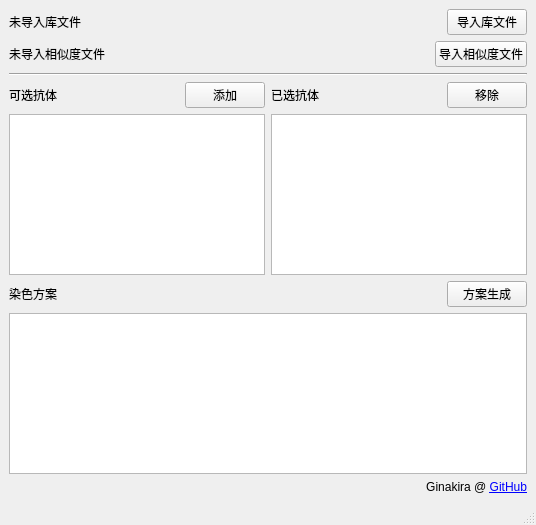
<?xml version="1.0" encoding="UTF-8"?>
<ui version="4.0">
 <class>MainWindow</class>
 <widget class="QMainWindow" name="MainWindow">
  <property name="geometry">
   <rect>
    <x>0</x>
    <y>0</y>
    <width>536</width>
    <height>525</height>
   </rect>
  </property>
  <property name="windowTitle">
   <string>SmartStainer</string>
  </property>
  <widget class="QWidget" name="centralwidget">
   <layout class="QVBoxLayout" name="verticalLayout_6">
    <item>
     <layout class="QVBoxLayout" name="verticalLayout_5">
      <item>
       <layout class="QHBoxLayout" name="horizontalLayout_2">
        <item>
         <widget class="QLabel" name="library_file_name_label">
          <property name="text">
           <string>未导入库文件</string>
          </property>
         </widget>
        </item>
        <item>
         <spacer name="horizontalSpacer">
          <property name="orientation">
           <enum>Qt::Horizontal</enum>
          </property>
          <property name="sizeHint" stdset="0">
           <size>
            <width>40</width>
            <height>20</height>
           </size>
          </property>
         </spacer>
        </item>
        <item>
         <widget class="QPushButton" name="library_file_import_button">
          <property name="text">
           <string>导入库文件</string>
          </property>
         </widget>
        </item>
       </layout>
      </item>
      <item>
       <layout class="QHBoxLayout" name="horizontalLayout">
        <item>
         <widget class="QLabel" name="similarity_file_name_label">
          <property name="text">
           <string>未导入相似度文件</string>
          </property>
         </widget>
        </item>
        <item>
         <spacer name="horizontalSpacer_5">
          <property name="orientation">
           <enum>Qt::Horizontal</enum>
          </property>
          <property name="sizeHint" stdset="0">
           <size>
            <width>40</width>
            <height>20</height>
           </size>
          </property>
         </spacer>
        </item>
        <item>
         <widget class="QPushButton" name="similarity_file_import_button">
          <property name="text">
           <string>导入相似度文件</string>
          </property>
         </widget>
        </item>
       </layout>
      </item>
      <item>
       <widget class="Line" name="line">
        <property name="orientation">
         <enum>Qt::Horizontal</enum>
        </property>
       </widget>
      </item>
      <item>
       <layout class="QHBoxLayout" name="horizontalLayout_6">
        <item>
         <layout class="QVBoxLayout" name="verticalLayout_2">
          <item>
           <layout class="QHBoxLayout" name="horizontalLayout_3">
            <item>
             <widget class="QLabel" name="label_2">
              <property name="text">
               <string>可选抗体</string>
              </property>
             </widget>
            </item>
            <item>
             <spacer name="horizontalSpacer_2">
              <property name="orientation">
               <enum>Qt::Horizontal</enum>
              </property>
              <property name="sizeHint" stdset="0">
               <size>
                <width>40</width>
                <height>20</height>
               </size>
              </property>
             </spacer>
            </item>
            <item>
             <widget class="QPushButton" name="add_antibody_button">
              <property name="text">
               <string>添加</string>
              </property>
             </widget>
            </item>
           </layout>
          </item>
          <item>
           <widget class="QListWidget" name="available_antibody_list_widget"/>
          </item>
         </layout>
        </item>
        <item>
         <layout class="QVBoxLayout" name="verticalLayout_3">
          <item>
           <layout class="QHBoxLayout" name="horizontalLayout_4">
            <item>
             <widget class="QLabel" name="label_3">
              <property name="text">
               <string>已选抗体</string>
              </property>
             </widget>
            </item>
            <item>
             <spacer name="horizontalSpacer_3">
              <property name="orientation">
               <enum>Qt::Horizontal</enum>
              </property>
              <property name="sizeHint" stdset="0">
               <size>
                <width>40</width>
                <height>20</height>
               </size>
              </property>
             </spacer>
            </item>
            <item>
             <widget class="QPushButton" name="remove_antibody_button">
              <property name="text">
               <string>移除</string>
              </property>
             </widget>
            </item>
           </layout>
          </item>
          <item>
           <widget class="QListWidget" name="selected_antibody_list_widget"/>
          </item>
         </layout>
        </item>
       </layout>
      </item>
      <item>
       <layout class="QVBoxLayout" name="verticalLayout_4">
        <item>
         <layout class="QHBoxLayout" name="horizontalLayout_5">
          <item>
           <widget class="QLabel" name="label_4">
            <property name="text">
             <string>染色方案</string>
            </property>
           </widget>
          </item>
          <item>
           <spacer name="horizontalSpacer_4">
            <property name="orientation">
             <enum>Qt::Horizontal</enum>
            </property>
            <property name="sizeHint" stdset="0">
             <size>
              <width>40</width>
              <height>20</height>
             </size>
            </property>
           </spacer>
          </item>
          <item>
           <widget class="QPushButton" name="generate_button">
            <property name="text">
             <string>方案生成</string>
            </property>
           </widget>
          </item>
         </layout>
        </item>
        <item>
         <widget class="QTextEdit" name="generate_result_text_edit">
          <property name="readOnly">
           <bool>true</bool>
          </property>
         </widget>
        </item>
       </layout>
      </item>
     </layout>
    </item>
    <item>
     <widget class="QLabel" name="label">
      <property name="enabled">
       <bool>true</bool>
      </property>
      <property name="text">
       <string>Ginakira @ &lt;a href=&quot;https://github.com/Ginakira/SmartStainer&quot;&gt;GitHub&lt;/a&gt;</string>
      </property>
      <property name="textFormat">
       <enum>Qt::RichText</enum>
      </property>
      <property name="alignment">
       <set>Qt::AlignRight|Qt::AlignTrailing|Qt::AlignVCenter</set>
      </property>
      <property name="openExternalLinks">
       <bool>true</bool>
      </property>
      <property name="textInteractionFlags">
       <set>Qt::TextBrowserInteraction</set>
      </property>
     </widget>
    </item>
   </layout>
  </widget>
  <widget class="QMenuBar" name="menubar">
   <property name="geometry">
    <rect>
     <x>0</x>
     <y>0</y>
     <width>536</width>
     <height>18</height>
    </rect>
   </property>
  </widget>
  <widget class="QStatusBar" name="statusbar"/>
 </widget>
 <resources/>
 <connections/>
</ui>
